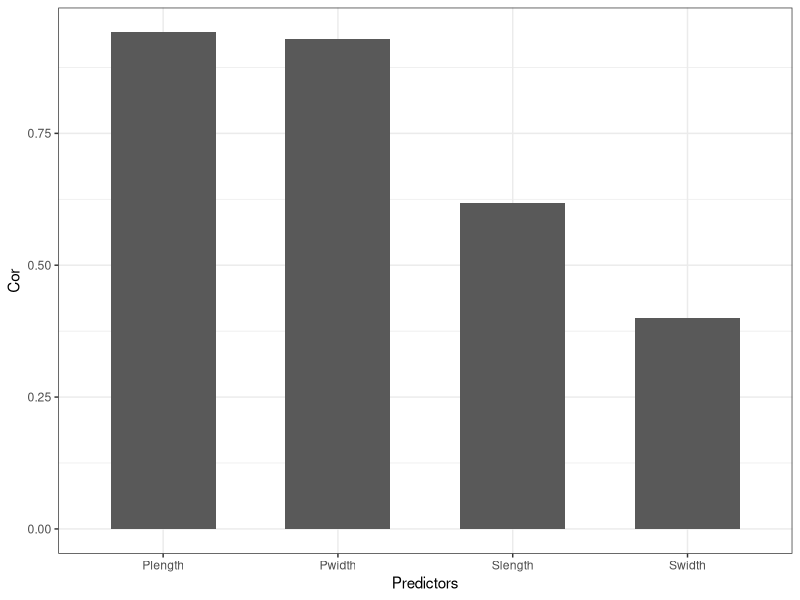
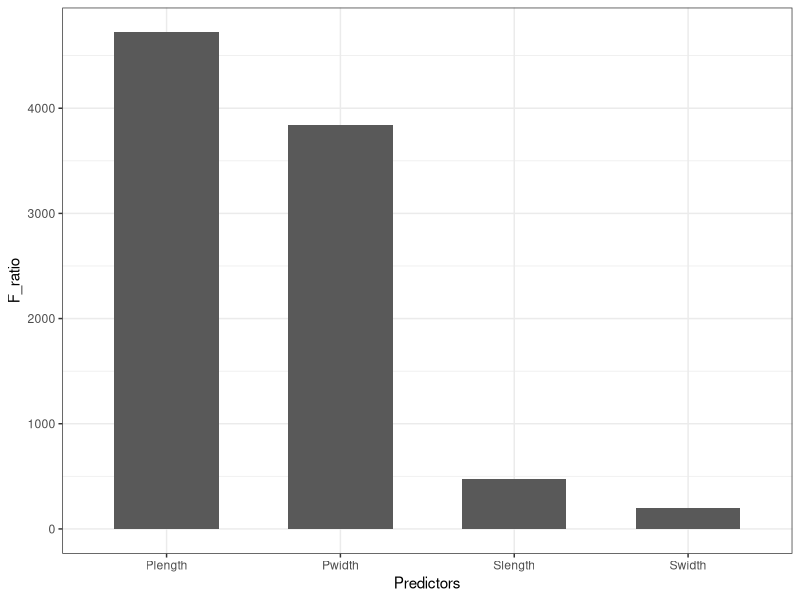
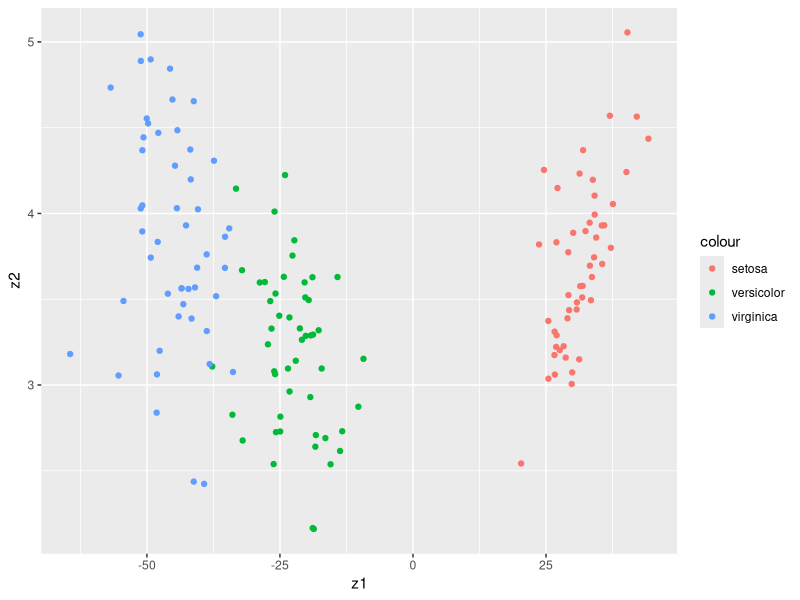
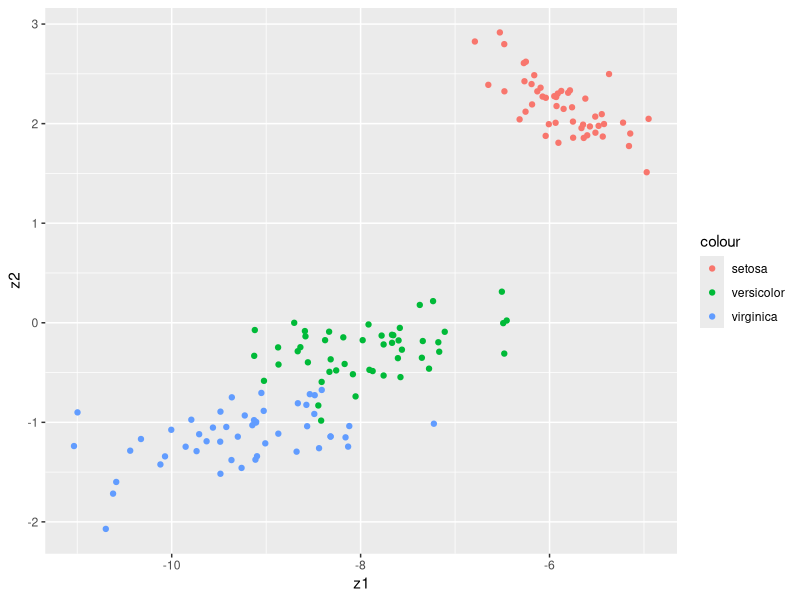

Reproduce these figures in R, in order.
## ---- chunk 1
library(tidyr)
library(tidyverse)
library(ggplot2)
library(dplyr)
data(iris)
## ---- chunk 2
data <- iris
tss <- function(x){
  return(sum((x - mean(x))^2))
}
tss(iris$Sepal.Length)
## ---- chunk 3
bss <- function(x, group){
  if (length(x) != length(group)){
    stop()
  }
  group = factor(group)
  result = 0
  m <- mean(x)
  for (i in levels(group)){
    subgroup <- x[group == i]
    result = result + length(subgroup) * (mean(subgroup) - m)^2
  }
  return(result)
}
bss(iris$Sepal.Length, iris$Species)
## ---- chunk 4
wss <- function(x, group){
  if (length(x) != length(group)){
    stop()
  }
  group = factor(group)
  result = 0
  for (i in levels(group)){
    subgroup <- x[group == i]
    result = result + tss(subgroup)
  }
  return(result)
}
wss(iris$Sepal.Length, iris$Species)
# Note that by decomposition, this shall return zero
tss(iris$Sepal.Length) - wss(iris$Sepal.Length, iris$Species) - bss(iris$Sepal.Length, iris$Species)
## ---- chunk 5
cor_ratio <- function(x, group){
  return(bss(x, group) / tss(x))
}
cor_ratio(iris$Sepal.Length, iris$Species)

F_ratio <- function(x, group){
  return(
    bss(x, group) * (length(x) - length(levels(group))) / wss(x, group) * (length(levels(group)) - 1)
  )
}
F_ratio(iris$Sepal.Length, iris$Species)
## ---- chunk 6
list("Slength" = cor_ratio(iris$Sepal.Length, iris$Species), "Swidth" = cor_ratio(iris$Sepal.Width, iris$Species), "Plength" = cor_ratio(iris$Petal.Length, iris$Species), "Pwidth" = cor_ratio(iris$Petal.Width, iris$Species))
data.frame("Predictors" = c("Slength","Swidth","Plength","Pwidth"), "Cor" = c(cor_ratio(iris$Sepal.Length, iris$Species), cor_ratio(iris$Sepal.Width, iris$Species), cor_ratio(iris$Petal.Length, iris$Species), cor_ratio(iris$Petal.Width, iris$Species))) %>% arrange(by = Cor)

data.frame("Predictors" = c("Slength","Swidth","Plength","Pwidth"), "Cor" = c(cor_ratio(iris$Sepal.Length, iris$Species), cor_ratio(iris$Sepal.Width, iris$Species), cor_ratio(iris$Petal.Length, iris$Species), cor_ratio(iris$Petal.Width, iris$Species))) %>% arrange(by = Cor) %>%
  ggplot() + theme_bw() +
    geom_bar(aes(x = Predictors, y = Cor), stat = "identity", width = .6)
## ---- chunk 7
list("Slength" = F_ratio(iris$Sepal.Length, iris$Species), "Swidth" = F_ratio(iris$Sepal.Width, iris$Species), "Plength" = F_ratio(iris$Petal.Length, iris$Species), "Pwidth" = F_ratio(iris$Petal.Width, iris$Species))
data.frame("Predictors" = c("Slength","Swidth","Plength","Pwidth"), "F_ratio" = c(F_ratio(iris$Sepal.Length, iris$Species), F_ratio(iris$Sepal.Width, iris$Species), F_ratio(iris$Petal.Length, iris$Species), F_ratio(iris$Petal.Width, iris$Species))) %>% arrange(by = F_ratio)

data.frame("Predictors" = c("Slength","Swidth","Plength","Pwidth"), "F_ratio" = c(F_ratio(iris$Sepal.Length, iris$Species), F_ratio(iris$Sepal.Width, iris$Species), F_ratio(iris$Petal.Length, iris$Species), F_ratio(iris$Petal.Width, iris$Species))) %>% arrange(by = F_ratio) %>%
  ggplot() + theme_bw() +
    geom_bar(aes(x = Predictors, y = F_ratio), stat = "identity", width = .6)
## ---- chunk 8
total_variance <- function(x){
  X <- as.matrix(x - (matrix(1, nrow = nrow(x)) %*% t(apply(x, 2, mean))))
  return(t(X) %*% X / (nrow(X)-1))
}
total_variance(iris[,1:4])
# Compare with the built-in functions, they are identical!
var(iris[,1:4])
## ---- chunk 9
between_variance <- function(x, group){
  m <- apply(x, 2, mean)
  group <- factor(group)
  result = matrix(0, nrow = ncol(x), ncol = ncol(x))
  for (i in levels(group)){
    subgroup = x[group == i, ]
    result = result + nrow(subgroup) / (nrow(x)-1) *(apply(subgroup, 2, mean) - m) %*% t(apply(subgroup, 2, mean) - m)
  }
  return(result)
}
between_variance(iris[,1:4], iris[,5])
## ---- chunk 10
within_variance <- function(x, group){
  group <- factor(group)
  result = matrix(0, nrow = ncol(x), ncol = ncol(x))
  for (i in levels(group)){
    subgroup = x[group == i,]
    result = result + (nrow(subgroup)-1) * total_variance(subgroup) / (nrow(x) - 1)
  }
  return(result)
}
within_variance(iris[ ,1:4], iris[ ,5])

# Here we can verify our decompostion formula
round(total_variance(iris[,1:4]) - within_variance(iris[ ,1:4], iris[ ,5]) - between_variance(iris[,1:4], iris[,5]))
## ---- chunk 11
# confirm V = B + W
Viris <- total_variance(iris[ ,1:4]) 
Viris
#B+W
Biris <- between_variance(iris[ ,1:4], iris$Species) 
Wiris <- within_variance(iris[ ,1:4], iris$Species) 
Biris + Wiris
## ---- chunk 12
C <- function(x, group){
  m <- apply(x, 2, mean)
  group <- factor(group)
  result = matrix(0, nrow = ncol(x), ncol = ncol(x))
  for (j in 1:ncol(x)){
    k = 0
    for (i in levels(group)){
      subgroup = x[group == i, ]
      k = k+1
      result[j,k] = sqrt(nrow(subgroup) / (nrow(x)-1)) * (mean(subgroup[,j]) - m[j])
    }
  }
  return(result)
}
# Verify that the decompostion is correct
round(C(iris[ ,1:4], iris$Species) %*% t(C(iris[ ,1:4], iris$Species)) -between_variance(iris[ ,1:4], iris$Species))
C <- C(iris[ ,1:4], iris$Species)
## ---- chunk 13
result <- eigen(t(C) %*% solve(Wiris) %*% C)
w <- result$vectors
u <- solve(Wiris) %*%C %*% w
z1 <- as.matrix(iris[,1:4]) %*% u[,1]
z2 <- as.matrix(iris[,1:4]) %*% u[,2]
plotdata <- data.frame("z1" = z1, "z2" = z2, group = iris$Species)
ggplot() +
  geom_point(aes(x = z1, y = z2, color = "setosa"), data = plotdata %>% filter(group == "setosa")) +
  geom_point(aes(x = z1, y = z2, color = "versicolor"), data = plotdata %>% filter(group == "versicolor")) +
  geom_point(aes(x = z1, y = z2, color = "virginica"), data = plotdata %>% filter(group == "virginica"))
## ---- chunk 14
result <- eigen(t(as.matrix(iris[,1:4])) %*% as.matrix(iris[1:4]))
w <- result$vectors
z1 <- as.matrix(iris[,1:4]) %*% w[,1]
z2 <- as.matrix(iris[,1:4]) %*% w[,2]
plotdata <- data.frame("z1" = z1, "z2" = z2, group = iris$Species)
ggplot() +
  geom_point(aes(x = z1, y = z2, color = "setosa"), data = plotdata %>% filter(group == "setosa")) +
  geom_point(aes(x = z1, y = z2, color = "versicolor"), data = plotdata %>% filter(group == "versicolor")) +
  geom_point(aes(x = z1, y = z2, color = "virginica"), data = plotdata %>% filter(group == "virginica"))
## ---- chunk 15
distance <-  function(x, newx, Wiris){
  return((x - newx) %*% solve(Wiris) %*% t(x-newx))
}
x <- iris[,1:4]
group <- iris$Species
Wiris <- within_variance(x, group)
group <- factor(group)
centroid <- matrix(0, nrow = ncol(x), ncol = length(levels(group)))
k = 0
for (i in levels(group)){
  k = k+1
  centroid[,k] = apply(x[group == i, ],2,mean)
}
x1 =c(5.0,3.0,1.5,0.5) 
x2 =c(5.5,3.0,6.0,2.0) 
x3 =c(6.0,3.0,4.0,1.0)
x4 =c(5.0,3.0,1.0,0.5)
## ---- chunk 16
CDApred <- function(x, W = Wiris, centroid = centroid, group = iris$Species){
  dis = c()
  for (i in 1:length(levels(group))){
    dis = c(dis, distance(centroid[,i], t(x), W))
  }
  if (which.min(dis) == 1){print(paste("It shall be classified into setosa. The Mdistance is ", dis[1]))}
  if (which.min(dis) == 2){print(paste("It shall be classified into versicolor. The Mdistance is ", dis[2]))}
  if (which.min(dis) == 3){print(paste("It shall be classified into virginica. The Mdistance is ", dis[3]))}
}

CDApred(x1, Wiris, centroid)
CDApred(x2, Wiris, centroid)
CDApred(x3, Wiris, centroid)
CDApred(x4, Wiris, centroid)
